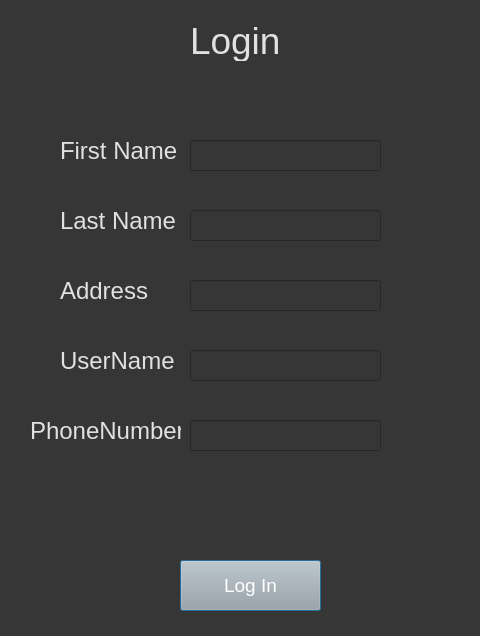
<?xml version="1.0" encoding="UTF-8"?>
<ui version="4.0">
 <class>Dialog</class>
 <widget class="QDialog" name="Dialog">
  <property name="geometry">
   <rect>
    <x>0</x>
    <y>0</y>
    <width>480</width>
    <height>636</height>
   </rect>
  </property>
  <property name="windowTitle">
   <string>Dialog</string>
  </property>
  <property name="styleSheet">
   <string notr="true">background-color: rgb(54, 54, 54);</string>
  </property>
  <widget class="QLabel" name="label">
   <property name="geometry">
    <rect>
     <x>190</x>
     <y>20</y>
     <width>91</width>
     <height>41</height>
    </rect>
   </property>
   <property name="styleSheet">
    <string notr="true">color:rgb(225, 225, 225); font-size:28pt;</string>
   </property>
   <property name="text">
    <string>Login</string>
   </property>
  </widget>
  <widget class="QLineEdit" name="fname">
   <property name="geometry">
    <rect>
     <x>190</x>
     <y>140</y>
     <width>191</width>
     <height>31</height>
    </rect>
   </property>
   <property name="styleSheet">
    <string notr="true">font-size:14pt; color:rgb(243, 243, 243)</string>
   </property>
  </widget>
  <widget class="QLineEdit" name="lname">
   <property name="geometry">
    <rect>
     <x>190</x>
     <y>210</y>
     <width>191</width>
     <height>31</height>
    </rect>
   </property>
   <property name="styleSheet">
    <string notr="true">font-size:14pt; color:rgb(243, 243, 243)</string>
   </property>
  </widget>
  <widget class="QLabel" name="label2">
   <property name="geometry">
    <rect>
     <x>60</x>
     <y>140</y>
     <width>121</width>
     <height>21</height>
    </rect>
   </property>
   <property name="styleSheet">
    <string notr="true">font-size:18pt; color:rgb(225, 225, 225);</string>
   </property>
   <property name="text">
    <string>First Name</string>
   </property>
  </widget>
  <widget class="QLabel" name="label3">
   <property name="geometry">
    <rect>
     <x>60</x>
     <y>210</y>
     <width>121</width>
     <height>21</height>
    </rect>
   </property>
   <property name="styleSheet">
    <string notr="true">font-size:18pt;color:rgb(225, 225, 225);</string>
   </property>
   <property name="text">
    <string>Last Name</string>
   </property>
  </widget>
  <widget class="QPushButton" name="loginbutton">
   <property name="geometry">
    <rect>
     <x>180</x>
     <y>560</y>
     <width>141</width>
     <height>51</height>
    </rect>
   </property>
   <property name="styleSheet">
    <string notr="true">background-color: rgb(167, 168, 167); font-size:14pt; color:rgb(255, 255, 255)</string>
   </property>
   <property name="text">
    <string>Log In</string>
   </property>
  </widget>
  <widget class="QLabel" name="label3_2">
   <property name="geometry">
    <rect>
     <x>60</x>
     <y>280</y>
     <width>121</width>
     <height>21</height>
    </rect>
   </property>
   <property name="styleSheet">
    <string notr="true">font-size:18pt;color:rgb(225, 225, 225);</string>
   </property>
   <property name="text">
    <string>Address</string>
   </property>
  </widget>
  <widget class="QLineEdit" name="address">
   <property name="geometry">
    <rect>
     <x>190</x>
     <y>280</y>
     <width>191</width>
     <height>31</height>
    </rect>
   </property>
   <property name="styleSheet">
    <string notr="true">font-size:14pt; color:rgb(243, 243, 243)</string>
   </property>
  </widget>
  <widget class="QLabel" name="label3_3">
   <property name="geometry">
    <rect>
     <x>60</x>
     <y>350</y>
     <width>121</width>
     <height>21</height>
    </rect>
   </property>
   <property name="styleSheet">
    <string notr="true">font-size:18pt;color:rgb(225, 225, 225);</string>
   </property>
   <property name="text">
    <string>UserName</string>
   </property>
  </widget>
  <widget class="QLineEdit" name="username">
   <property name="geometry">
    <rect>
     <x>190</x>
     <y>350</y>
     <width>191</width>
     <height>31</height>
    </rect>
   </property>
   <property name="styleSheet">
    <string notr="true">font-size:14pt; color:rgb(243, 243, 243)</string>
   </property>
  </widget>
  <widget class="QLabel" name="label3_4">
   <property name="geometry">
    <rect>
     <x>30</x>
     <y>420</y>
     <width>151</width>
     <height>21</height>
    </rect>
   </property>
   <property name="styleSheet">
    <string notr="true">font-size:18pt;color:rgb(225, 225, 225);</string>
   </property>
   <property name="text">
    <string>PhoneNumber</string>
   </property>
  </widget>
  <widget class="QLineEdit" name="phone">
   <property name="geometry">
    <rect>
     <x>190</x>
     <y>420</y>
     <width>191</width>
     <height>31</height>
    </rect>
   </property>
   <property name="styleSheet">
    <string notr="true">font-size:14pt; color:rgb(243, 243, 243)</string>
   </property>
   <property name="text">
    <string/>
   </property>
  </widget>
 </widget>
 <resources/>
 <connections/>
</ui>
